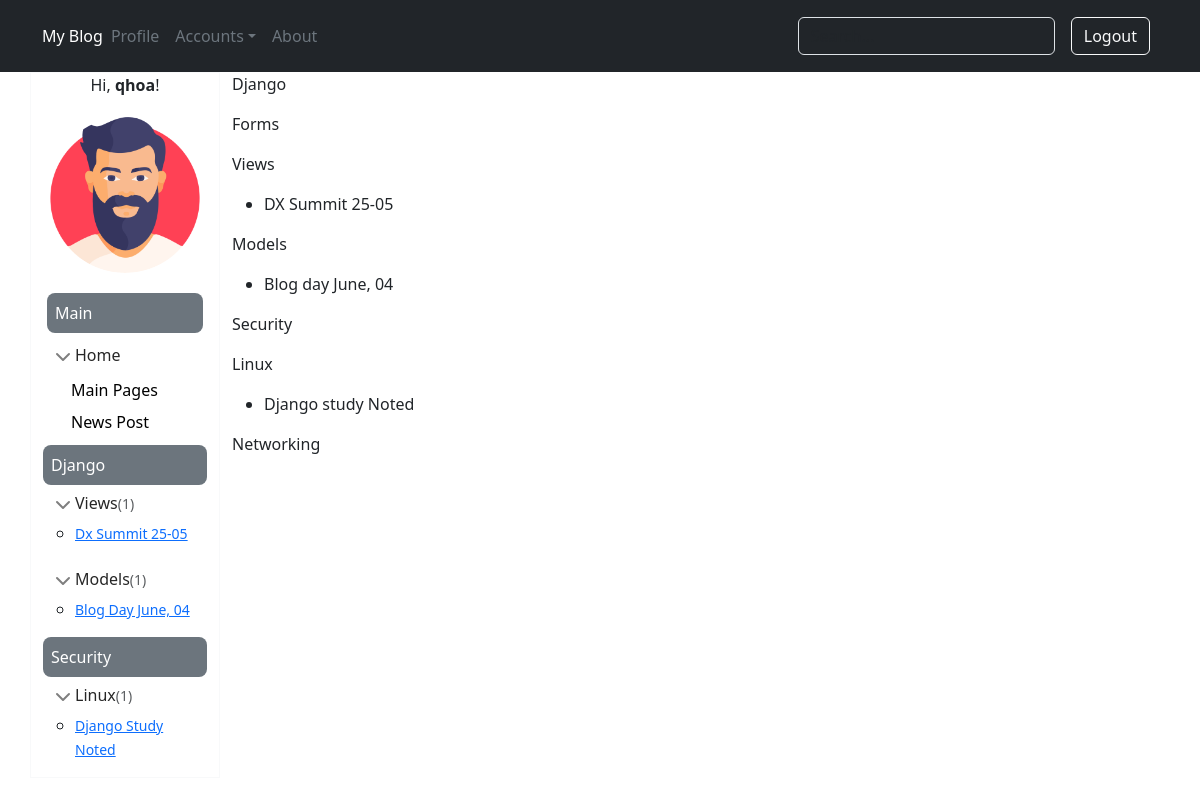
The page /category/ (signed in) on the database as committed earlier.
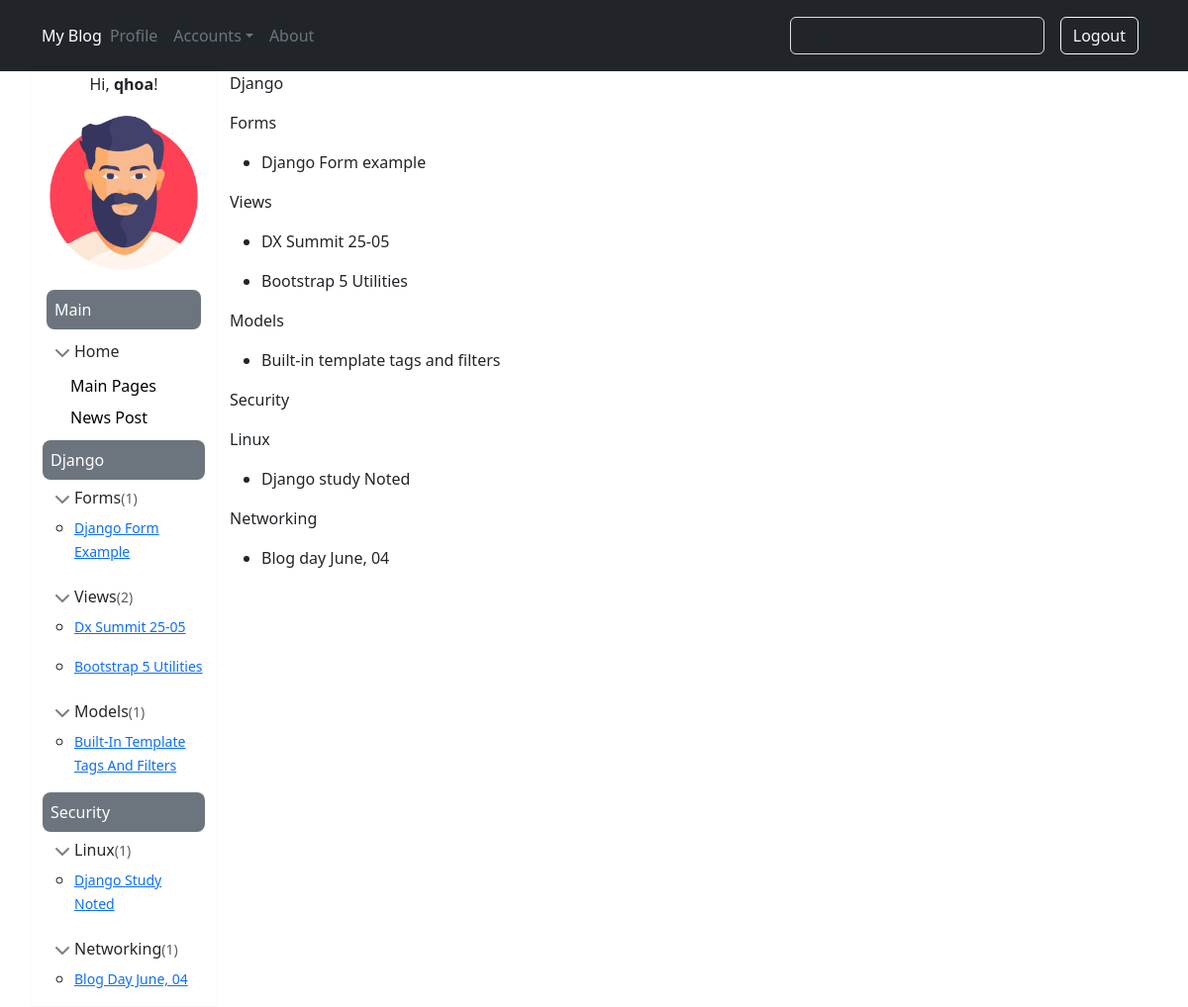
The same page on the database as committed later.
### blog/models.py (models this page shows, shortened)
class User(AbstractUser):
    age = models.IntegerField(null=True, blank=True)
    telephone = models.CharField(max_length=15, blank=True, null=True)
    birthday = models.DateField(null=True)
    avatar = models.ImageField(default='default.jpg', upload_to='profile/')

class Category(models.Model):
    name = models.CharField(max_length=100)

class SubCategory(models.Model):
    parent = models.ForeignKey(Category, on_delete=models.CASCADE, null=True)
    category = models.CharField(max_length=100, null=True)

class Post(models.Model):
    title = models.CharField(max_length=255)
    author = models.ForeignKey(settings.AUTH_USER_MODEL, on_delete=models.CASCADE,)
    category = models.ForeignKey(SubCategory, on_delete=models.CASCADE, null=True)
    parent = models.ForeignKey(Category, on_delete=models.CASCADE, null=True)
    body = RichTextUploadingField()

### blog/views.py (the view)
# urls.py: path('category/', views.category, name='category'),
def category(request):
    return render(request, 'category.html' ,{'all_category': all_category})

### blog/templates/category.html (shortened to what this page needs)
{% extends 'master.html' %}
{% block content %}
  {% for category in all_category %}
    <p>{{ category.name }}</p>
      {% for sub in category.subcategory_set.all %}
        <p>{{ sub.category }}</p>
        <ul>
          {% for post in sub.post_set.all %}
            <li><p>{{ post.title }}</p></li>
          {% endfor %}
          </ul>
      {% endfor %}
  {% endfor %}
{% endblock %}

### blog/templates/master.html (shortened to what this page needs)
{% load static %}
<!DOCTYPE html>
<html lang="en">
<head>
    <link rel="stylesheet" href="{% static 'css/sidebars.css' %}">
    {% load bootstrap5 %}
    {% bootstrap_css %}
</head>
<body>
    <header class="p-3 bg-dark">
    <div class="container">
        <div class="d-flex flex-wrap align-items-center justify-content-center justify-content-lg-start">
          <a href="/" class="d-flex align-items-center mb-2 mb-lg-0 text-white text-decoration-none">My Blog</a>
          <ul class="nav col-12 col-lg-auto me-lg-auto mb-2 justify-content-center mb-md-0">
            {% if user.is_authenticated %}
            <li><a href="{% url 'profile' %}" class="nav-link px-2 text-secondary">Profile</a></li>
            <li><a href="#" class="nav-link px-2 text-secondary dropdown-toggle" id="dropdownMenuButton1" data-bs-toggle="dropdown" aria-expanded="false">Accounts</a>
            </li>
            {% endif %}
            <li><a href="{% url 'about' %}" class="nav-link px-2 text-secondary">About</a></li>
          </ul>
          <form class="col-12 col-lg-auto mb-3 mb-lg-0 me-lg-3" role="search" action="{% url 'search' %}" method="get" >
            <input type="text" name="q" class="form-control form-control-dark text-bg-dark" placeholder="Search..." aria-label="Search">
          </form>
          <div class="text-end">
            {% if user.is_anonymous %}
            <a href="{% url 'login' %}" role="button" class="btn btn-outline-light me-2">Login</a>
            <a href="{% url 'sign_up' %}" role="button" class="btn btn-warning">Sign-up</a>
            {% else %}
            <a href="{% url 'logout' %}" role="button" class="btn btn-outline-light me-2">Logout</a>
            {% endif %}
          </div>
        </div>
      </div>
    </header>
<div class="container">
  <div class="row">
    <div class="col-md-2 border border-light bg-white">
      {% if user.is_authenticated %}
      <div>
        <p align="center">Hi, <strong>{{user.username}}</strong>!</p>
        <p align="center"><img src="{{MEDIA_URL}}{{user.avatar}}" class="img-thumbnail rounded-circle border-0" alt=""></p>
      </div>
      {% endif %}
      <div class="m-1 p-2 bg-secondary rounded-3 text-white">Main</div>
      <ul class="list-unstyled ps-0">
              <li class="mb-1">
                <button class="btn btn-toggle d-inline-flex align-items-center rounded border-0 collapsed" data-bs-toggle="collapse" data-bs-target="#home-collapse" aria-expanded="true">
                  Home
                </button>
                <div class="collapse show" id="home-collapse">
                  <ul class="btn-toggle-nav list-unstyled fw-normal pb-1">
                    <li><a href="{% url 'home' %}" class="link-body-emphasis d-inline-flex text-decoration-none rounded">Main Pages</a></li>
                    <li><a href="{% url 'post_new' %}" class="link-body-emphasis d-inline-flex text-decoration-none rounded">News Post</a></li>
                  </ul>
                </div>
              </li>
  {% for category in all_category %}
    <div class="p-2 bg-secondary rounded-3 text-white">{{category.name}}</div>
      {% for sub in category.subcategory_set.all %}
        {% if sub.post_set.all.count > 0 %}
          <p class="m-0">
            <button class="btn btn-toggle d-inline-flex align-items-center rounded border-0 collapsed" data-bs-toggle="collapse" data-bs-target="#{{ sub.category|slugify }}-collapse" aria-expanded="true">
            {{ sub.category }}<span class="small text-muted">({{sub.post_set.all.count}})</span>
            </button>
          </p>
        {% endif %}
        <div class="collapse show" id="{{ sub.category|slugify }}-collapse">
        <ul>
        {% for post in sub.post_set.all %}
          <p class="m-0"><li><a href="{% url 'post_detail' post.id %}" class="small"> {{post.title|title}}</a></li></p>
        {% endfor %}
        </ul>
        </div>
      {% endfor %}
  {% endfor %}
      </ul>
    </div>
    <div class="col-md-10">
        {% block content %}
        {% endblock %}
    </div>
  </div>
</div>
</body>
</html>

### blog/static/css/sidebars.css (style rules this page uses)
body { min-height: 100vh; min-height: -webkit-fill-available; }
html { height: -webkit-fill-available; }
.dropdown-toggle { outline: 0; }
.btn-toggle { padding: .25rem .5rem; font-weight: 600; color: var(--bs-emphasis-color); background-color: transparent; }
.btn-toggle::before { width: 1.25em; line-height: 0; transition: transform .35s ease; transform-origin: .5em 50%; }
.btn-toggle[aria-expanded="true"] { color: rgba(var(--bs-emphasis-color-rgb), .85); }
.btn-toggle[aria-expanded="true"]::before { transform: rotate(90deg); }
.btn-toggle-nav a { padding: .1875rem .5rem; margin-top: .125rem; margin-left: 1.25rem; }

Rows that differ between the two databases and show on the page:
changed Category "Django": gains SubCategory (category "Forms", post_set.all.count "1")
added Post: title "Django Form Example", title "Django Form example", shown under SubCategory "Forms"
computed for SubCategory "Views": post_set.all.count "1" → "2"
added Post: title "Bootstrap 5 Utilities", shown under SubCategory "Views"
changed SubCategory "Models": loses Post (title "Blog Day June, 04", title "Blog day June, 04")
added Post: title "Built-In Template Tags And Filters", title "Built-in template tags and filters", shown under SubCategory "Models"
computed for Category "Security": gains SubCategory (category "Networking", post_set.all.count "1")
changed SubCategory "Networking": gains Post (title "Blog Day June, 04", title "Blog day June, 04")
